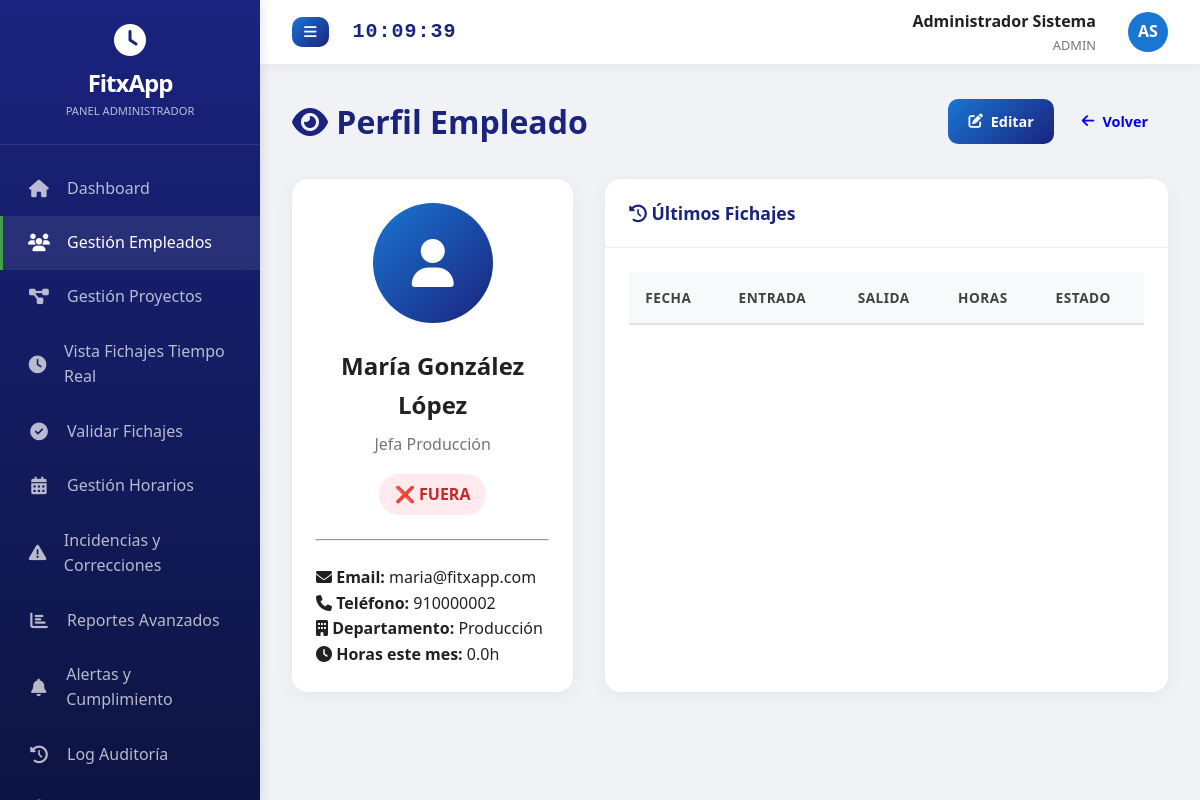
The app's page /fitxapp/admin/empleados_ver.php?id=2 (signed in) with its own data.
### tables this page shows
CREATE TABLE usuarios (
  id INT PRIMARY KEY AUTO_INCREMENT,
  nombre VARCHAR(50) NOT NULL,
  apellidos VARCHAR(100) NOT NULL,
  email VARCHAR(100) NOT NULL UNIQUE,
  password VARCHAR(255) NOT NULL,
  rol ENUM('admin','supervisor','empleado') DEFAULT 'empleado',
  departamento_id INT NULL,
  cargo VARCHAR(100),
  telefono VARCHAR(20),
  dni VARCHAR(20),
  fecha_alta DATE NULL,
  avatar VARCHAR(255) NULL,
  activo TINYINT(1) DEFAULT 1,
  fecha_creacion DATETIME DEFAULT CURRENT_TIMESTAMP,
  FOREIGN KEY (departamento_id) REFERENCES departamentos(id) ON DELETE SET NULL
);

CREATE TABLE departamentos (
  id INT PRIMARY KEY AUTO_INCREMENT,
  nombre VARCHAR(100) NOT NULL UNIQUE,
  descripcion TEXT,
  supervisor_id INT NULL,
  fecha_creacion DATETIME DEFAULT CURRENT_TIMESTAMP
);

### fitxapp/includes/db.php (called while the page is built, shortened)
<?php
function escape($string) {
    return htmlspecialchars($string ?? '', ENT_QUOTES, 'UTF-8');
}
?>

### fitxapp/includes/funciones.php (called while the page is built, shortened)
<?php
require_once 'db.php';
require_once 'auth.php';
function verificarFichajeAbierto($usuario_id) {
    global $pdo;
    $stmt = $pdo->prepare("SELECT id, hora_entrada, proyecto_id FROM fichajes
                           WHERE usuario_id = ? AND hora_salida IS NULL ORDER BY hora_entrada DESC LIMIT 1");
    $stmt->execute([$usuario_id]);
    return $stmt->fetch();
}
function obtenerEstadoEmpleado($usuario_id) {
    $fichajeAbierto = verificarFichajeAbierto($usuario_id);
    if (!$fichajeAbierto) {
        return ['estado' => 'fuera', 'texto' => 'Fuera de jornada', 'color' => '#c62828', 'icono' => 'fa-door-open'];
    }
    return ['estado' => 'fichado', 'texto' => 'En Jornada', 'color' => '#43a047', 'icono' => 'fa-play-circle'];
}
?>

### fitxapp/admin/empleados_ver.php (the view, shortened to what this page needs)
<?php
require_once '../includes/db.php';
require_once '../includes/auth.php';
require_once '../includes/funciones.php';
$id = $_GET['id'];
$stmt = $pdo->prepare("SELECT u.*, d.nombre as departamento FROM usuarios u LEFT JOIN departamentos d ON u.departamento_id = d.id WHERE u.id = ?");
$stmt->execute([$id]);
$empleado = $stmt->fetch();
$mesActual = date('m');
$stmt = $pdo->prepare("SELECT SUM(horas_trabajadas) FROM fichajes WHERE usuario_id = ? AND MONTH(hora_entrada) = ?");
$stmt->execute([$id, $mesActual]);
$horasMes = $stmt->fetchColumn();
$estado = obtenerEstadoEmpleado($id);
?>
<!DOCTYPE html>
<html lang="es">
<head>
    <link rel="stylesheet" href="https://cdnjs.cloudflare.com/ajax/libs/font-awesome/6.4.0/css/all.min.css">
    <link rel="stylesheet" href="../assets/css/style.css">
</head>
<body>
<?php include '../includes/sidebar_admin.php'; ?>
<div class="main-contenedor">
    <?php include '../includes/header.php'; ?>
    <div class="contenido">
        <div style="display: flex; justify-content: space-between; align-items: center; margin-bottom: 2rem;">
            <h1 style="color: #1a237e;">
                <i class="fas fa-eye"></i> Perfil Empleado
            </h1>
            <div style="display: flex; gap: 0.5rem;">
                <a href="empleados_editar.php?id=<?php echo $id; ?>" class="btn btn-primario">
                    <i class="fas fa-edit"></i> Editar
                </a>
                <a href="empleados.php" class="btn btn-secundario">
                    <i class="fas fa-arrow-left"></i> Volver
                </a>
            </div>
        </div>
        <div class="grid" style="grid-template-columns: 1fr 2fr; gap: 2rem;">
            <div class="card">
                <div class="card-body" style="text-align: center;">
                    <div style="width: 120px; height: 120px; background: linear-gradient(135deg, #1976d2, #1a237e); border-radius: 50%; margin: 0 auto 1.5rem; display: flex; align-items: center; justify-content: center;">
                        <i class="fas fa-user" style="color: white; font-size: 3rem;"></i>
                    </div>
                    <h2 style="margin-bottom: 0.5rem;"><?php echo escape($empleado['nombre'] . ' ' . $empleado['apellidos']); ?></h2>
                    <p style="color: #757575; margin-bottom: 1rem;"><?php echo escape($empleado['cargo']); ?></p>
                    <div class="badge <?php echo $estado == 'fichado' ? 'verde' : ($estado == 'pausa' ? 'amarillo' : 'rojo'); ?>" style="font-size: 1rem; padding: 0.5rem 1rem;">
                        <?php echo $estado == 'fichado' ? '✅ Trabajando' : ($estado == 'pausa' ? '⏸ En Pausa' : '❌ Fuera'); ?>
                    </div>
                    <hr style="margin: 1.5rem 0;">
                    <div style="text-align: left;">
                        <p><i class="fas fa-envelope"></i> <strong>Email:</strong> <?php echo escape($empleado['email']); ?></p>
                        <p><i class="fas fa-phone"></i> <strong>Teléfono:</strong> <?php echo escape($empleado['telefono'] ?? '-'); ?></p>
                        <p><i class="fas fa-building"></i> <strong>Departamento:</strong> <?php echo escape($empleado['departamento'] ?? '-'); ?></p>
                        <p><i class="fas fa-clock"></i> <strong>Horas este mes:</strong> <?php echo number_format($horasMes, 1); ?>h</p>
                    </div>
                </div>
            </div>
            <div class="card">
                <div class="card-header">
                    <h3><i class="fas fa-history"></i> Últimos Fichajes</h3>
                </div>
                <div class="card-body">
                    <table class="tabla">
                        <thead>
                            <tr>
                                <th>Fecha</th>
                                <th>Entrada</th>
                                <th>Salida</th>
                                <th>Horas</th>
                                <th>Estado</th>
                            </tr>
                        </thead>
                    </table>
                </div>
            </div>
        </div>
    </div>
</div>
</body>
</html>

### fitxapp/assets/css/style.css (style rules this page uses)
* { margin: 0; padding: 0; box-sizing: border-box; }
body { font-family: 'Segoe UI', Roboto, Oxygen, Ubuntu, Cantarell, 'Open Sans', 'Helvetica Neue', sans-serif; background-color: #f0f2f5; color: #212121; line-height: 1.6; }
.main-contenedor { margin-left: 260px; transition: margin-left 0.3s ease; }
.contenido { margin-top: 64px; padding: 2rem; min-height: calc(100vh - 64px); }
.card { background: white; border-radius: 16px; box-shadow: 0 4px 20px rgba(0,0,0,0.05); overflow: hidden; margin-bottom: 2rem; }
.card-header { padding: 1.25rem 1.5rem; border-bottom: 1px solid #eee; display: flex; align-items: center; justify-content: space-between; }
.card-header h3 { font-size: 1.1rem; font-weight: 600; color: #1a237e; }
.card-body { padding: 1.5rem; }
.tabla { width: 100%; border-collapse: collapse; }
.tabla th { background: #f8f9fa; padding: 0.9rem 1rem; text-align: left; font-weight: 600; color: #424242; font-size: 0.85rem; text-transform: uppercase; letter-spacing: 0.5px; border-bottom: 2px solid #e0e0e0; }
.badge { display: inline-block; padding: 0.3rem 0.7rem; border-radius: 20px; font-size: 0.75rem; font-weight: 600; text-transform: uppercase; }
.badge.rojo { background: #ffebee; color: #c62828; }
.btn { display: inline-flex; align-items: center; gap: 0.5rem; padding: 0.7rem 1.25rem; border: none; border-radius: 10px; font-size: 0.9rem; font-weight: 600; cursor: pointer; transition: all 0.2s ease; text-decoration: none; }
.btn-primario { background: linear-gradient(135deg, #1976d2, #1a237e); color: white; }
.grid { display: grid; }

### records on screen
usuarios: nombre+apellidos "María González López", cargo "Jefa Producción", email "maria@fitxapp.com", telefono "910000002", departamento.nombre "Producción"

### other values on screen
$_SESSION['nombre'] . ' ' . $_SESSION['apellidos'] "Administrador Sistema"
$_SESSION['rol'] "ADMIN"
$horasMes "0.0"
